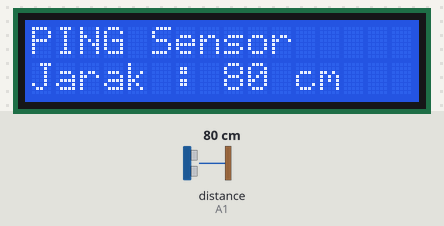
Recording of a sketch running on a simulated Arduino Uno, built with avr-gcc and run on an emulated ATmega328P. On the bench: 16×2 character LCD. Wiring (inferred from the names in the program): ultrasonic range finder: trigger A1; echo A1. Inputs (shaded band) come from the test bench; at power-on: distance to the obstacle (sensor on A1) 80 cm. The echo pulse lasts 58.3 µs per cm.

Above: at 1.2 s.
1.3 s: distance to the obstacle (sensor on A1) set to 2 cm
At 2.5 s:
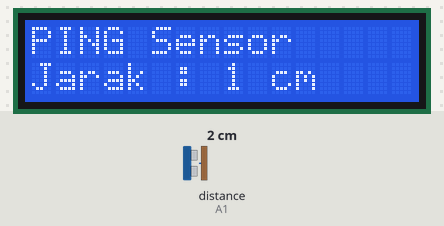
2.8 s: distance to the obstacle (sensor on A1) set to 4 cm
At 3.2 s:
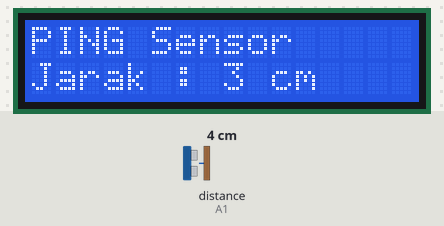
5.8 s: distance to the obstacle (sensor on A1) set to 9 cm
At 6.7 s:
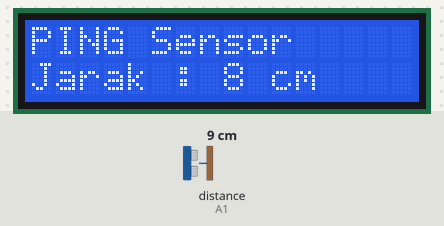
17.8 s: distance to the obstacle (sensor on A1) set to 4 cm
At 18.2 s:
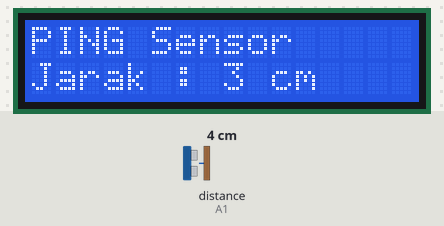
20.8 s: distance to the obstacle (sensor on A1) set to 18 cm
At 22.1 s:
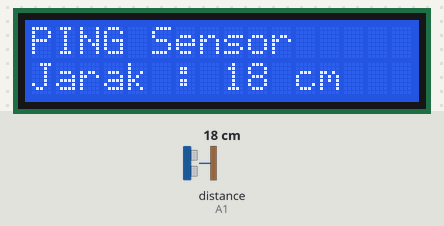
Timing chart, 0 to 23.8 s (numbered marks = the images above; inputs shaded):
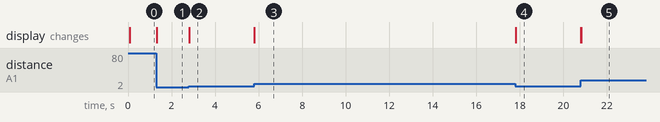

The sketch:

13_16520166_02.ino
```cpp
#include <LiquidCrystal.h>
#include <math.h>
LiquidCrystal lcd(7, 6, 5, 4, 3, 2);
const int pingPin = A1;
long timeDiff, distance;
int shift;

void setup()
{
  Serial.begin(9600);
  lcd.begin(16, 2);
  lcd.print("PING Sensor");
}

void loop()
{
  distance = getDistanceFromPINGSensor();
  lcd.setCursor(0, 1);
  lcd.print("Jarak : ");

  lcd.setCursor(8, 1);
  lcd.print("      ");
  lcd.setCursor(8, 1);
  if (distance != 336) {
    shift = getShift(distance);
    lcd.print(distance);
    lcd.setCursor(8 + shift, 1);
    lcd.print("cm");
  } else {
    lcd.print("N/A");
  }
}

long getDistanceFromPINGSensor() {
  pinMode(pingPin, OUTPUT);
  digitalWrite(pingPin, LOW);
  delayMicroseconds(2);
  digitalWrite(pingPin, HIGH);
  delayMicroseconds(5);
  digitalWrite(pingPin, LOW);
  pinMode(pingPin, INPUT);
  timeDiff = pulseIn(pingPin, HIGH);
  distance = timeDiff / 58;
  return distance;
}

int getShift(long distance) {
  int i = 1;
  while (distance >= pow(10, i - 1)) {
    i++;
  }
  return i;
}
```

Measured:
- after the input at 1.3 s, the display: first changes at once (image 1 shows a later state)
- after the input at 2.8 s, the display: changes at once (image 2)
- after the input at 5.8 s, the display: changes at once (image 3)
- after the input at 17.8 s, the display: changes at once (image 4)
- after the input at 20.8 s, the display: first changes at once (image 5 shows a later state)
